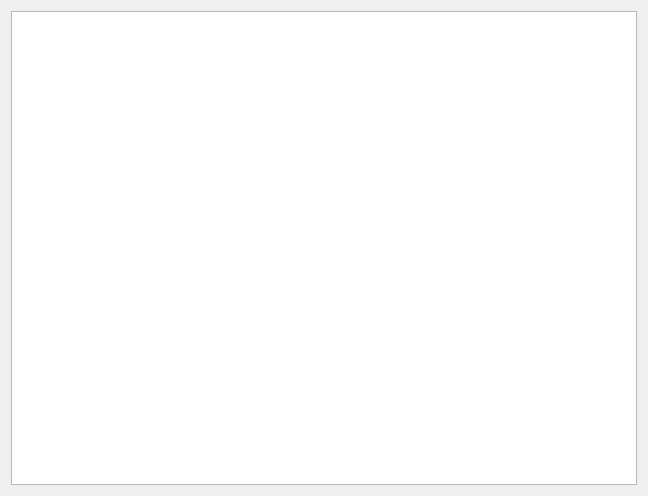
<?xml version="1.0" encoding="UTF-8"?>
<ui version="4.0">
 <class>CodeDialog</class>
 <widget class="QDialog" name="CodeDialog">
  <property name="geometry">
   <rect>
    <x>0</x>
    <y>0</y>
    <width>648</width>
    <height>496</height>
   </rect>
  </property>
  <property name="windowTitle">
   <string>Dialog</string>
  </property>
  <layout class="QHBoxLayout" name="horizontalLayout">
   <item>
    <widget class="QTextBrowser" name="codeBrowser"/>
   </item>
  </layout>
 </widget>
 <resources/>
 <connections/>
</ui>
